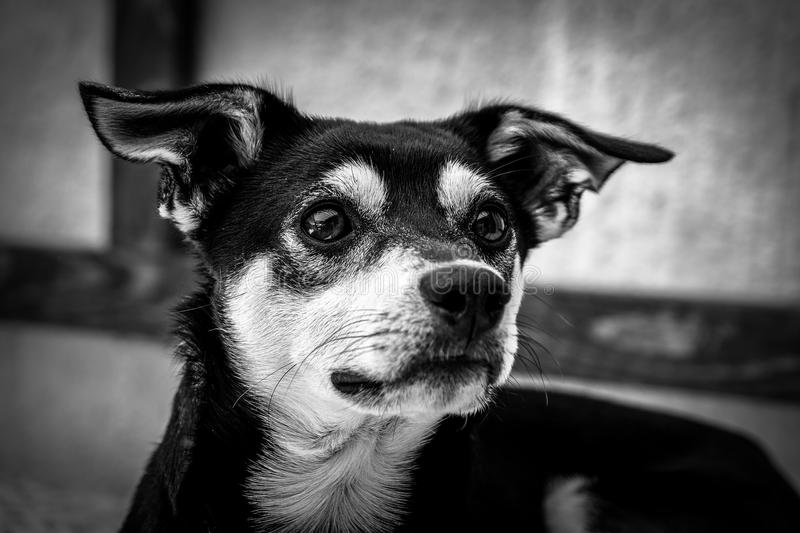
#> input picture gray_dog.jpg, 800 x 533 px
$ python 'howard'"'"'s_histogram_making_playground.py'
#> lines starting #> are read from the running program, lines starting #| are printed output that depends on the picture
#> further down, dog_image is the input picture: shape (533, 800, 3); min 0, max 255, mean 90.2
### processing.py
import datetime
import skimage
import numpy as np
from skimage import exposure, util, color
import matplotlib.pyplot as plt
import imageio
import cv2
import os


# OKAY SELF, HERE'S A NOTE SO YOU DON'T KEEP MAKING THE SAME MISTAKE
# if you get a singular line as an output of histogram()
# it's because all other processing functions output
# a tuple of form: array, time
# whereas histogram only outputs an array.
# just remove the [0] at the end of histogram to access
# the whole array


def output_to_rgb(img_array: np.array):
    """
    Converts the image array to RGB

    Args:
        img_array: A numpy array representing the image

    Returns:
        output_as_rgb: the image represented as a RGB image
    """
    output_as_rgb = skimage.color.gray2rgb(img_array)
    return output_as_rgb


def output_0_to_255_as_int(img_array: np.array):
    """
    Converts the image array integers in range 0-255

    Args:
        img_array: A numpy array representing the image

    Returns:
        output_as_in: the image array as integer 0-255
    """
    output_as_0_255 = exposure.rescale_intensity(
        img_array, out_range=(0, 255))
    output_as_int = output_as_0_255.astype(int)
    return output_as_int


def check_grayscale(image):
    """
    Checks if the input image is grayscale OUTSIDE Processing class.

    Args:
        image: Array representation of image to check if Grayscale
    Returns:
        GRAY: If the image is grayscale
        COLOR: if the image is color
    """
    # Image array length should not be 3 (color).
    a = image[:, :, 0] == image[:, :, 1]
#> a: shape (533, 800) bool; every value is 1
    b = image[:, :, 1] == image[:, :, 2]
    c = a == b
    if c.all():
        return 'GRAY'
    else:
        return 'COLOR'


class Benchmark(object):
    """
    Benchmark class used to document time it takes to process images
    """

    # [15 lines left out: functions __init__, stop, not called in this run]


class Processing(object):
    """
    Processing class contains all the methods needed to process the image.
    Any image passed into an instance of Processing must be an
    array-like object
    """

    def __init__(self, image, **kwargs):
        """
        Initializes the Processing class with an image.
        If the image is color, the array is unchanged
        If the image is grayscale, the image is converted to
        2D grayscale array
        """
        self._check_image_type(image)
        self._check_image_shape(image)
        is_color = kwargs.get("is_color", True)

        if not is_color or check_grayscale(image) == 'COLOR':
            self.image = image
        elif check_grayscale(image) == 'GRAY':
            self.image = cv2.cvtColor(image, cv2.COLOR_RGB2GRAY)

    # [111 lines left out: functions hist_eq, contrast_stretch, log_compression, reverse_video, blur, sharpen, not called in this run]

    def histogram(self, image, is_gray=False):
        """
        Returns a histogram of the image

        Args:
            image: Image to find histogram of
            is_gray = allows server to set if gray by default

        Returns:
            Numpy.Array representation of histogram of image
        """
#> called with is_gray = False
        if is_gray or self._check_grayscale() == 'GRAY':
            histr = plt.hist(image.ravel(), 256, [0, 256], color='black')
            plt.xlabel('Pixel Intensity')
            plt.ylabel('Number of Pixels')
            plt.xlim(-10, 270)
            plt.ylim([0, max(histr[0]) + 5000])
            plt.savefig("./temp.png")
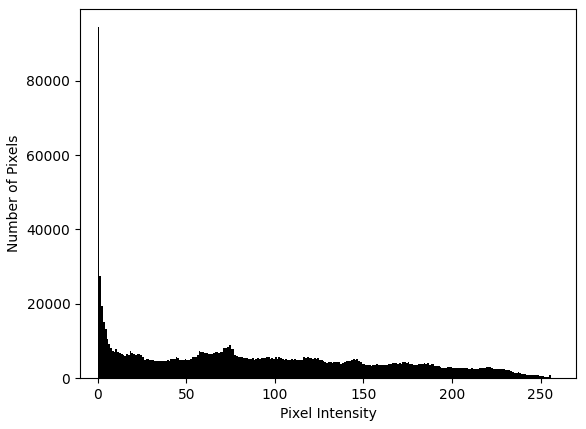
#> figure drawn by matplotlib, 1 panel; tallest bar 94407 high, from x = 0 to 1
            plt.close()
            hist_np_array = imageio.imread('temp.png')
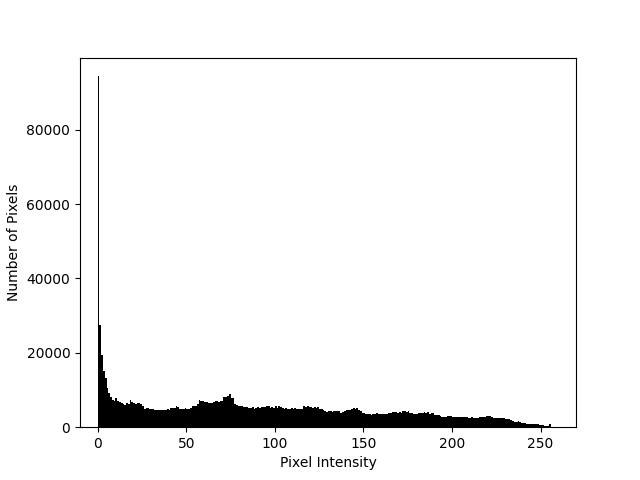
#> hist_np_array: shape (480, 640, 4); mean R, G, B, A 245.3, 245.3, 245.3, 255
            os.remove("temp.png")
            hist_np_array_output = output_0_to_255_as_int(
                output_to_rgb(hist_np_array))
            return hist_np_array_output
        if self._check_grayscale() == 'COLOR':
            image = np.uint8(image)
            color = ('r', 'g', 'b')
            max_pixel = 0
            for i, col in enumerate(color):
                histr = cv2.calcHist([image], [i], None, [256], [0, 255])
                plt.plot(histr, color=col)
                if max(histr) > max_pixel:
                    max_pixel = max(histr)
            plt.xlabel('Pixel Intensity')
            plt.ylabel('Number of Pixels')
            plt.xlim([-10, 270])
            plt.ylim([0, max(max_pixel) + 5000])
            plt.savefig("./temp.png")
            plt.close()
            hist_np_array = imageio.imread('temp.png')
            os.remove("temp.png")
            hist_np_array_output = output_0_to_255_as_int(
                output_to_rgb(hist_np_array))
            return hist_np_array_output

    def _check_image_type(self, image):
        """
        Checks if the input image is a numpy array.

        Args:
            image: image input to check type

        Returns:
            bool: If the image is valid.
        """
        if type(image) != imageio.core.util.Array and \
                type(image) != np.ndarray:
            raise TypeError("Image is not a imageio Array")
        return True

    def _check_image_shape(self, image):
        """
        Checks if image numpy array has valid dimensions

        Args:
            image: image array to check shape

        Returns:
            bool: If the image is valid.
        """
        if len(image.shape) != 2 and len(image.shape) != 3:
            raise ValueError("Dimensions of input array incorrect")
        return True

    def _check_grayscale(self):
        """
        Checks if the input image is grayscale WITHIN Processing class.

        Returns:
            GRAY: If the image is grayscale
            COLOR: if the image is color
        """
        if len(self.image.shape) == 2:
            return 'GRAY'
        if len(self.image.shape) == 3:
            return 'COLOR'

### howard's_histogram_making_playground.py
from processing import Processing
import matplotlib.pyplot as plt
import imageio

from tkinter import Tk
from tkinter.filedialog import askopenfilename
# Manually testing processing.py


def plot(image_array, title):
#> (the run stopped early here; a loop or call above may not have finished)
